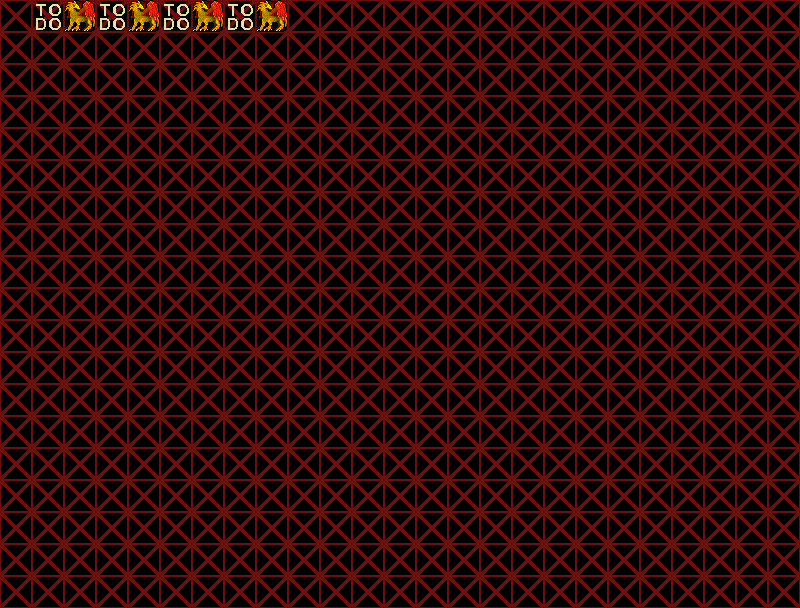

This game map was drawn from its Tiled (.tmx) file and the tilesets committed beside it. A one-line description and the full map source follow:
An orthogonal 25x19 tile map with 32x32 px tiles, 2 tile layers (Ground, Terrain) and 2 objects.

<map version="1.0" orientation="orthogonal" renderorder="right-down" width="25" height="19" tilewidth="32" tileheight="32" nextobjectid="1">
 <tileset firstgid="1" name="Dungeon" tilewidth="32" tileheight="32" tilecount="3072" columns="64">
  <image source="../../../test/assets/DungeonCrawl_ProjectUtumnoTileset.png" width="2048" height="1536" />
  <tile id="63">
   <objectgroup draworder="index">
    <object id="1" x="0" y="0" width="32" height="32" />
   </objectgroup>
  </tile>
  <tile id="1140">
   <objectgroup draworder="index">
    <object id="12" x="0" y="0" width="32" height="32" />
   </objectgroup>
  </tile>
 </tileset>
 <layer name="Ground" width="25" height="19">
  <data encoding="csv">
65,65,65,65,65,65,65,65,65,65,65,65,65,65,65,65,65,65,65,65,65,65,65,65,65,
65,65,65,65,65,65,65,65,65,65,65,65,65,65,65,65,65,65,65,65,65,65,65,65,65,
65,65,65,65,65,65,65,65,65,65,65,65,65,65,65,65,65,65,65,65,65,65,65,65,65,
65,65,65,65,65,65,65,65,65,65,65,65,65,65,65,65,65,65,65,65,65,65,65,65,65,
65,65,65,65,65,65,65,65,65,65,65,65,65,65,65,65,65,65,65,65,65,65,65,65,65,
65,65,65,65,65,65,65,65,65,65,65,65,65,65,65,65,65,65,65,65,65,65,65,65,65,
65,65,65,65,65,65,65,65,65,65,65,65,65,65,65,65,65,65,65,65,65,65,65,65,65,
65,65,65,65,65,65,65,65,65,65,65,65,65,65,65,65,65,65,65,65,65,65,65,65,65,
65,65,65,65,65,65,65,65,65,65,65,65,65,65,65,65,65,65,65,65,65,65,65,65,65,
65,65,65,65,65,65,65,65,65,65,65,65,65,65,65,65,65,65,65,65,65,65,65,65,65,
65,65,65,65,65,65,65,65,65,65,65,65,65,65,65,65,65,65,65,65,65,65,65,65,65,
65,65,65,65,65,65,65,65,65,65,65,65,65,65,65,65,65,65,65,65,65,65,65,65,65,
65,65,65,65,65,65,65,65,65,65,65,65,65,65,65,65,65,65,65,65,65,65,65,65,65,
65,65,65,65,65,65,65,65,65,65,65,65,65,65,65,65,65,65,65,65,65,65,65,65,65,
65,65,65,65,65,65,65,65,65,65,65,65,65,65,65,65,65,65,65,65,65,65,65,65,65,
65,65,65,65,65,65,65,65,65,65,65,65,65,65,65,65,65,65,65,65,65,65,65,65,65,
65,65,65,65,65,65,65,65,65,65,65,65,65,65,65,65,65,65,65,65,65,65,65,65,65,
65,65,65,65,65,65,65,65,65,65,65,65,65,65,65,65,65,65,65,65,65,65,65,65,65,
65,65,65,65,65,65,65,65,65,65,65,65,65,65,65,65,65,65,65,65,65,65,65,65,65
</data>
 </layer>
 <layer name="Terrain" width="25" height="19">
  <data encoding="csv">
0,64,131,64,131,64,131,64,131,0,0,0,0,0,0,0,0,0,0,0,0,0,0,0,0,
0,0,0,0,0,0,0,0,0,0,0,0,0,0,0,0,0,0,0,0,0,0,0,0,0,
0,0,0,0,0,0,0,0,0,0,0,0,0,0,0,0,0,0,0,0,0,0,0,0,0,
0,0,0,0,0,0,0,0,0,0,0,0,0,0,0,0,0,0,0,0,0,0,0,0,0,
0,0,0,0,0,0,0,0,0,0,0,0,0,0,0,0,0,0,0,0,0,0,0,0,0,
0,0,0,0,0,0,0,0,0,0,0,0,0,0,0,0,0,0,0,0,0,0,0,0,0,
0,0,0,0,0,0,0,0,0,0,0,0,0,0,0,0,0,0,0,0,0,0,0,0,0,
0,0,0,0,0,0,0,0,0,0,0,0,0,0,0,0,0,0,0,0,0,0,0,0,0,
0,0,0,0,0,0,0,0,0,0,0,0,0,0,0,0,0,0,0,0,0,0,0,0,0,
0,0,0,0,0,0,0,0,0,0,0,0,0,0,0,0,0,0,0,0,0,0,0,0,0,
0,0,0,0,0,0,0,0,0,0,0,0,0,0,0,0,0,0,0,0,0,0,0,0,0,
0,0,0,0,0,0,0,0,0,0,0,0,0,0,0,0,0,0,0,0,0,0,0,0,0,
0,0,0,0,0,0,0,0,0,0,0,0,0,0,0,0,0,0,0,0,0,0,0,0,0,
0,0,0,0,0,0,0,0,0,0,0,0,0,0,0,0,0,0,0,0,0,0,0,0,0,
0,0,0,0,0,0,0,0,0,0,0,0,0,0,0,0,0,0,0,0,0,0,0,0,0,
0,0,0,0,0,0,0,0,0,0,0,0,0,0,0,0,0,0,0,0,0,0,0,0,0,
0,0,0,0,0,0,0,0,0,0,0,0,0,0,0,0,0,0,0,0,0,0,0,0,0,
0,0,0,0,0,0,0,0,0,0,0,0,0,0,0,0,0,0,0,0,0,0,0,0,0,
0,0,0,0,0,0,0,0,0,0,0,0,0,0,0,0,0,0,0,0,0,0,0,0,0
</data>
 </layer>
</map>
